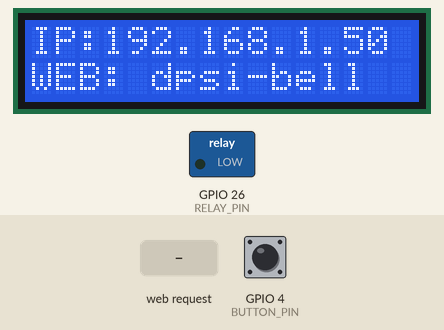
Bench run of a sketch on a simulated ESP32. Shown: 16×2 character LCD, switched loads named in the sketch (green lamp = pin HIGH). The inputs (shaded band) are chosen by the test bench; at power-on: GPIO 4 (BUTTON_PIN) HIGH. WiFi joins after 1.5 s; servers stay silent unless stated; the local clock reads 2024-03-15 10:24:30 at power-on unless the sketch sets it; storage starts empty; what the sketch prints to the serial monitor is not drawn.

Above: at 2.9 s.
3.0 s: GPIO 4 (BUTTON_PIN) pulled LOW for 0.15 s
At 4.4 s:
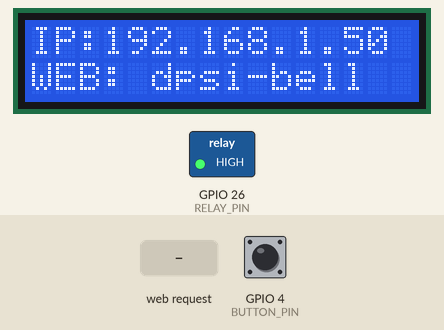
6.1 s: HTTP request GET /ring received
At 6.7 s:
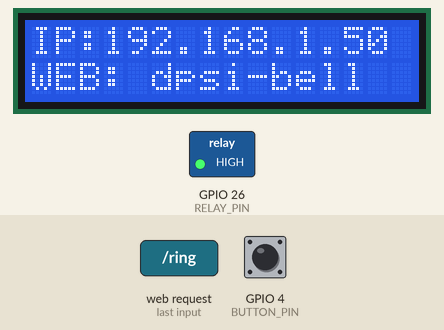
9.1 s: HTTP request GET /ring?dur=0 received
At 9.6 s:
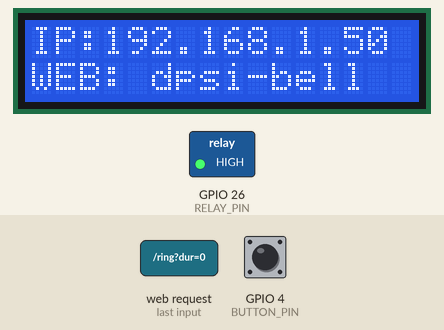
12.1 s: HTTP request GET /ring?dur=120 received
At 32.5 s:
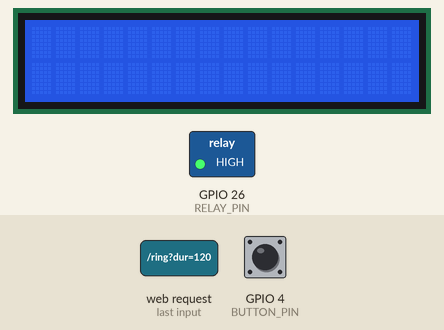
Timing chart, 0 to 34.0 s (numbered marks = the images above; inputs shaded):
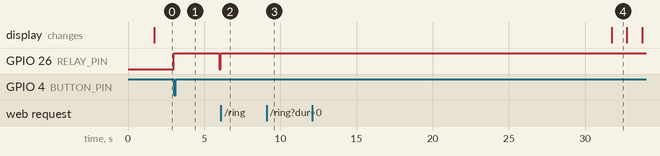

The sketch:

main.ino
```cpp
/* * DPSI AUTONOMOUS BELL - V3.23 PRO-FAST */
#include <WiFi.h>
#include <WebServer.h>
#include <LittleFS.h>
#include <ArduinoJson.h>
#include <LiquidCrystal_I2C.h>
#include <ESPmDNS.h>
#include "time.h"
#include "soc/soc.h"
#include "soc/rtc_cntl_reg.h"
const char* ssid = "******";
const char* password = "*****";
const char* www_username = "admin";
const char* www_password = "admin";
const char* ntpServer = "pool.ntp.org";
#define RELAY_PIN 26
#define BUTTON_PIN 4
LiquidCrystal_I2C lcd(0x27, 16, 2);
WebServer server(80);
String scheduleJson = "[]";
bool holidayMode = false;
bool bellActive = false;
unsigned long bellStartTime = 0;
unsigned long currentBellDuration = 0;
String lastTriggeredMin = "";
unsigned long wifiConnectedMillis = 0;
bool showIP = true;
volatile int pendingRingDur = 0;
void logEvent(String msg) {
 struct tm ti;
 if(getLocalTime(&ti)) Serial.printf("[%02d:%02d:%02d] %s\n", ti.tm_hour, ti.tm_min, ti.tm_sec, msg.c_str());
 else Serial.println("[SYS] " + msg);
}
const char index_html[] PROGMEM = R"rawliteral(
<!DOCTYPE HTML><html><head>
<title>DPSI Autonomous Bell</title>
<meta name="viewport" content="width=device-width, initial-scale=1">
<style>
  :root { --p: #1a237e; --a: #ffc107; --d: #d32f2f; --s: #2e7d32; --h: #9c27b0; }
  body { font-family: sans-serif; background: #f4f7f6; padding: 20px; display: flex; justify-content: center; }
  .card { width: 100%; max-width: 500px; background: white; padding: 25px; border-radius: 20px; box-shadow: 0 10px 30px rgba(0,0,0,0.1); border-top: 10px solid var(--p); text-align: center; }
  #clock { font-size: 3.5rem; font-weight: bold; color: var(--d); margin: 10px 0; }
  .holiday-box { background: #f3e5f5; padding: 12px; border-radius: 12px; margin: 15px 0; border: 2px solid var(--h); display: flex; justify-content: space-between; align-items: center; }
  .btn { padding: 15px; border: none; border-radius: 12px; cursor: pointer; width: 100%; font-weight: bold; margin: 8px 0; color: white; transition: transform 0.1s; }
  .btn:active { transform: scale(0.95); opacity: 0.8; }
  .row { border: 1px solid #ddd; border-radius: 12px; padding: 15px; margin-bottom: 12px; background: #fafafa; }
  .days-grid { display: grid; grid-template-columns: repeat(7, 1fr); gap: 4px; margin-top: 10px; }
  input[type="time"] { font-size: 1.2rem; border: 1px solid #ccc; border-radius: 5px; }
  .switch { position: relative; display: inline-block; width: 50px; height: 24px; }
  .switch input { opacity: 0; width: 0; height: 0; }
  .slider { position: absolute; cursor: pointer; top: 0; left: 0; right: 0; bottom: 0; background-color: #ccc; transition: .4s; border-radius: 24px; }
  input:checked + .slider { background-color: var(--h); }
</style>
</head><body>
<div class="card">
  <h2 style="color:var(--p)">DPSI AUTONOMOUS BELL</h2>
  <div id="clock">00:00:00</div>
  <div id="date-disp" style="color:#666; margin-bottom:10px;"></div>
  <div class="holiday-box">
    <span style="color:var(--h); font-weight:bold;">HOLIDAY MODE</span>
    <label class="switch"><input type="checkbox" id="holidayToggle" onclick="toggleHoliday()"><span class="slider"></span></label>
  </div>
  <button class="btn" style="background:var(--a); color:black;" onclick="fetch('/ring?dur=3')"> INSTANT RING [ 3 Sec ]</button>
  <hr style="opacity:0.1;"><div id="bellList"></div>
  <button onclick="addRow()" style="background:#e8eaf6; color:var(--p); padding:10px; border-radius:10px; border:none; width:100%; cursor:pointer; font-weight:bold; margin-bottom:10px;">+ ADD BELL</button>
  <button class="btn" style="background:var(--s);" onclick="save()">SAVE & SYNC SYSTEM</button>
</div>
<script>
function toggleHoliday() { fetch('/setHoliday?val=' + (document.getElementById('holidayToggle').checked ? 1 : 0)); }
setInterval(() => {
  const n = new Date();
  document.getElementById('clock').innerText = n.toLocaleTimeString('en-GB', {hour12:false});
  document.getElementById('date-disp').innerText = n.toLocaleDateString('en-GB', {weekday:'long', day:'numeric', month:'short'});
}, 1000);
function addRow(data = {t:"08:00", d:[1,1,1,1,1,0,0], s:5}) {
  const div = document.createElement('div');
  div.className = "row";
  let days = ['M','T','W','T','F','S','S'];
  let chks = '';
  days.forEach((day, i) => { chks += `<div style="text-align:center; font-size:10px;">${day}<br><input type="checkbox" class="d${i}" ${data.d[i]?'checked':''}></div>`; });
  div.innerHTML = `<div style="display:flex; justify-content:space-between; align-items:center;"><input type="time" class="time-val" value="${data.t}"><span><input type="number" class="dur-val" value="${data.s}" style="width:35px">s</span><button onclick="this.parentElement.parentElement.remove()" style="color:red; border:none; background:none; font-weight:bold; cursor:pointer;">DEL</button></div><div class="days-grid">${chks}</div>`;
  document.getElementById('bellList').appendChild(div);
}
function save() {
  let t = []; document.querySelectorAll('.row').forEach(row => {
    let d = []; for(let i=0; i<7; i++) d.push(row.querySelector('.d'+i).checked ? 1 : 0);
    t.push({t:row.querySelector('.time-val').value, d:d, s:parseInt(row.querySelector('.dur-val').value)});
  });
  fetch('/save?data=' + encodeURIComponent(JSON.stringify(t))).then(() => { alert("System Synced!"); location.reload(); });
}
window.onload = () => {
  fetch('/list').then(r => r.json()).then(data => { if(data && data.length > 0) data.forEach(item => addRow(item)); else addRow(); });
  fetch('/getHoliday').then(r => r.text()).then(val => { document.getElementById('holidayToggle').checked = (val == "1"); });
};
</script></body></html>)rawliteral";

void triggerBell(int durSec, String source) {
 if (durSec < 1) durSec = 1;
 digitalWrite(RELAY_PIN, HIGH); // 3.3V ON
 bellStartTime = millis();
 currentBellDuration = (unsigned long)durSec * 1000;
 bellActive = true;
 logEvent("RING START | Source: " + source);
}
void setup() {
 WRITE_PERI_REG(RTC_CNTL_BROWN_OUT_REG, 0);
 Serial.begin(115200);
 pinMode(RELAY_PIN, OUTPUT);
 digitalWrite(RELAY_PIN, LOW); // 0V Idle
 pinMode(BUTTON_PIN, INPUT_PULLUP);
 lcd.init(); lcd.backlight();
 lcd.setCursor(2, 0); lcd.print("AUTONOMOUS");
 lcd.setCursor(6, 1); lcd.print("BELL");
 WiFi.begin(ssid, password);
 int attempt = 0;
 while (WiFi.status() != WL_CONNECTED && attempt < 20) { delay(400); attempt++; }
 MDNS.begin("dpsi-bell");
 configTime(19800, 0, ntpServer, "time.google.com");
 wifiConnectedMillis = millis();
 if (LittleFS.begin(true)) {
   if (LittleFS.exists("/sched.json")) {
     File f = LittleFS.open("/sched.json", "r");
     scheduleJson = f.readString();
     f.close();
   }
   if (LittleFS.exists("/holiday.txt")) {
     File f = LittleFS.open("/holiday.txt", "r");
     holidayMode = (f.readString() == "1");
     f.close();
   }
 }
 server.on("/ring", []() {
   int d = server.arg("dur").toInt();
   triggerBell((d > 0 ? d : 3), "WEB_INSTANT"); // Trigger immediately inside the request
   server.send(200, "text/plain", "OK");
 });

 server.on("/", []() {
   if(server.authenticate(www_username, www_password)) server.send_P(200, "text/html", index_html);
   else server.requestAuthentication();
 });

 server.on("/list", []() { server.send(200, "application/json", scheduleJson); });
 server.on("/save", []() {
   scheduleJson = server.arg("data");
   File f = LittleFS.open("/sched.json", "w");
   if (f) { f.print(scheduleJson); f.close(); }
   server.send(200, "text/plain", "OK");
 });
 server.on("/setHoliday", []() {
   holidayMode = (server.arg("val") == "1");
   File f = LittleFS.open("/holiday.txt", "w");
   if (f) { f.print(server.arg("val")); f.close(); }
   server.send(200, "text/plain", "OK");
 });
 server.on("/getHoliday", []() { server.send(200, "text/plain", holidayMode ? "1" : "0"); });
 server.begin();
 lcd.clear();
}

void loop() {
 server.handleClient();
 unsigned long cm = millis();
 if (bellActive && (cm - bellStartTime >= currentBellDuration)) {
   digitalWrite(RELAY_PIN, LOW); // 0V OFF
   bellActive = false;
   logEvent("RING STOP.");
 }
 static unsigned long lastSec = 0;
 if (cm - lastSec >= 1000) {
   struct tm ti;
   if(getLocalTime(&ti)) {
     if (showIP) {
       lcd.setCursor(0,0); lcd.print("IP:" + WiFi.localIP().toString());
       lcd.setCursor(0,1); lcd.print("WEB: dpsi-bell  ");
       if (cm - wifiConnectedMillis > 30000) { showIP = false; lcd.clear(); }
     } else {
       char top[17]; strftime(top, 17, "TIME: %H:%M:%S", &ti);
       lcd.setCursor(0,0); lcd.print(top);
       lcd.setCursor(0,1);
       if(holidayMode) lcd.print("MODE: HOLIDAY   ");
       else {
          lcd.print("NEXT: " + getNextBell(ti) + "      ");
       }
     }
     char curM[6]; sprintf(curM, "%02d:%02d", ti.tm_hour, ti.tm_min);
     if (String(curM) != lastTriggeredMin) {
       if (!holidayMode) {
         StaticJsonDocument<2048> doc;
         if (!deserializeJson(doc, scheduleJson)) {
           JsonArray arr = doc.as<JsonArray>();
           int dayIdx = (ti.tm_wday == 0) ? 6 : ti.tm_wday - 1;
           for (JsonObject item : arr) {
             if (String(curM) == item["t"].as<String>() && item["d"][dayIdx] == 1) {
               triggerBell(item["s"].as<int>(), "SCHEDULE");
               break;
             }
           }
         }
       }
       lastTriggeredMin = String(curM);
     }
   }
   lastSec = cm;
 }
 if (digitalRead(BUTTON_PIN) == LOW && !bellActive) {
   triggerBell(3, "PHYSICAL_BUTTON");
   delay(300);
 }
}
String getNextBell(struct tm ti) {
 StaticJsonDocument<1500> doc;
 if (deserializeJson(doc, scheduleJson)) return "--:--";
 int curT = (ti.tm_hour * 60) + ti.tm_min;
 int dayIdx = (ti.tm_wday == 0) ? 6 : ti.tm_wday - 1;
 int minDiff = 1500; String next = "--:--";
 JsonArray arr = doc.as<JsonArray>();
 for (JsonObject item : arr) {
   if (item["d"][dayIdx] == 1) {
     String t = item["t"].as<String>();
     int bellT = (t.substring(0, 2).toInt() * 60) + t.substring(3, 5).toInt();
     int diff = bellT - curT;
     if (diff > 0 && diff < minDiff) { minDiff = diff; next = t; }
   }
 }
 return next;
}
```

Measured:
- after the input at 3.0 s, GPIO 26 (RELAY_PIN): LOW → HIGH at once, → LOW 3.0 s later
- after the input at 6.1 s, GPIO 26 (RELAY_PIN): LOW → HIGH at once
- after the input at 9.1 s, GPIO 26 (RELAY_PIN): stays HIGH (without the input it goes to LOW after 0.00 s)
- after the input at 12.1 s, GPIO 26 (RELAY_PIN): stays HIGH (without the input it goes to LOW after 0.00 s)
- what the display in image 4 shows lasts 1.0 s, from 31.7 s to 32.7 s
